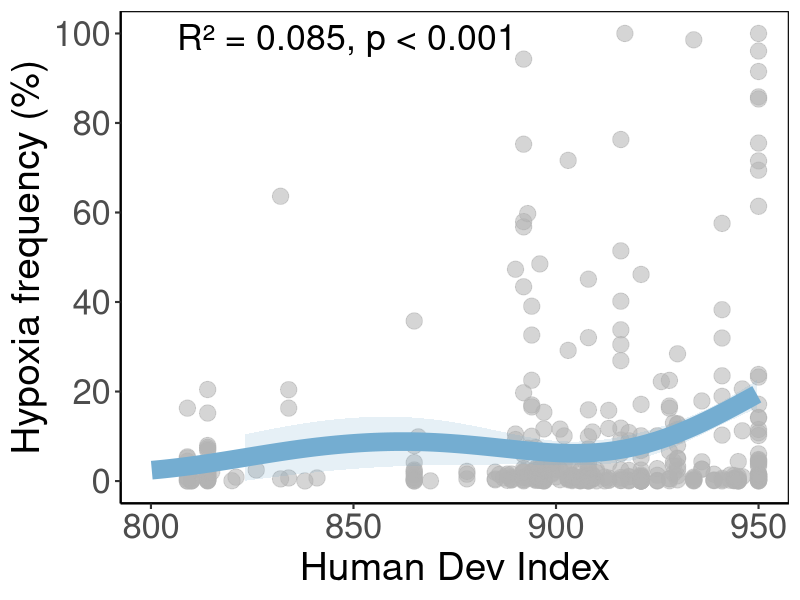
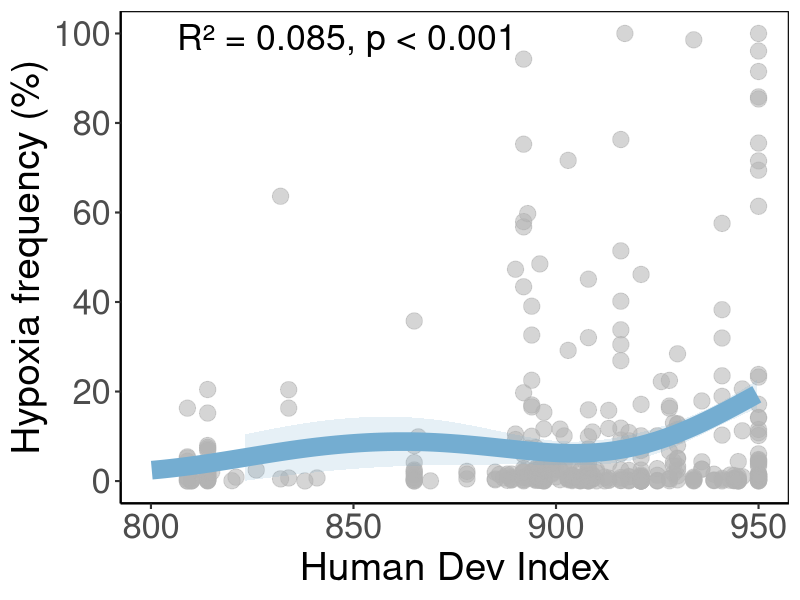

Here is the R script that generated these plots, in order:
library(readr)
library(dplyr)
library(ggplot2)
library(mgcv)

# =========================
# 0. 可调参数
# =========================
point_color <- "grey70"   # 点颜色
line_color  <- "#74add1"   # 拟合线颜色
ribbon_fill <- "#74add1"   # 置信区间填充颜色

point_size  <- 5.2         # 点大小
point_alpha <- 0.55        # 点透明度

line_width  <- 6.3         # 拟合线粗细
ribbon_alpha <- 0.18       # 置信区间透明度

border_color <- "black"    # 边框颜色
border_width <- 0.8        # 边框粗细

# =========================
# 1. 读入数据
# =========================
df <- read_csv("dataset_after_filtering.csv", show_col_types = FALSE) %>%
  rename_with(trimws)

# =========================
# 2. 只保留需要的列
# =========================
plot_df <- df %>%
  select(hdi_ix_cav, hypoxia_frequency) %>%
  mutate(
    hdi_ix_cav = as.numeric(hdi_ix_cav),
    hypoxia_frequency = as.numeric(hypoxia_frequency)
  ) %>%
  filter(!is.na(hdi_ix_cav), !is.na(hypoxia_frequency))

# =========================
# 3. 拟合 GAM
# =========================
gam_mod <- gam(
  hypoxia_frequency ~ s(hdi_ix_cav, k = 5),
  data = plot_df,
  method = "REML"
)

summary(gam_mod)

# =========================
# 4. 构造预测线
# =========================
newdat <- data.frame(
  hdi_ix_cav = seq(
    min(plot_df$hdi_ix_cav, na.rm = TRUE),
    max(plot_df$hdi_ix_cav, na.rm = TRUE),
    length.out = 300
  )
)

pred <- predict(gam_mod, newdata = newdat, se.fit = TRUE)

newdat <- newdat %>%
  mutate(
    fit = pred$fit,
    se = pred$se.fit,
    lwr = fit - 1.96 * se,
    upr = fit + 1.96 * se
  )

# =========================
# 5. 提取显著性信息
# =========================
sm <- summary(gam_mod)
p_val <- sm$s.table[1, "p-value"]
r2_val <- round(sm$r.sq, 3)

p_txt <- ifelse(p_val < 0.001, "p < 0.001", paste0("p = ", round(p_val, 3)))

# =========================
# 6. 画图
# =========================
p1 <- ggplot(plot_df, aes(x = hdi_ix_cav, y = hypoxia_frequency)) +
  geom_point(
    color = point_color,
    size = point_size,
    alpha = point_alpha
  ) +
  geom_ribbon(
    data = newdat,
    aes(x = hdi_ix_cav, ymin = lwr, ymax = upr),
    inherit.aes = FALSE,
    fill = ribbon_fill,
    alpha = ribbon_alpha
  ) +
  geom_line(
    data = newdat,
    aes(x = hdi_ix_cav, y = fit),
    inherit.aes = FALSE,
    color = line_color,
    linewidth = line_width
  ) +
  annotate(
    "text",
    x = Inf, y = Inf,
    label = paste0("R² = ", r2_val, ", ", p_txt),
    hjust = 1.8, vjust = 1.5, size = 9
  ) +
  scale_x_continuous(
    limits = c(800, 950),
    breaks = seq(750, 950, by = 50)
  ) +
  scale_y_continuous(
    limits = c(0, 100),
    breaks = seq(0, 100, by = 20)
  ) +
  labs(
    x = "Human Dev Index",
    y = "Hypoxia frequency (%)"
  ) +
  theme_classic(base_size = 16) +
  theme(
    panel.border = element_rect(
      colour = border_color,
      fill = NA,
      linewidth = border_width
    ),
    axis.title.x = element_text(size = 28),
    axis.title.y = element_text(size = 28),
    axis.text.x  = element_text(size = 25),
    axis.text.y  = element_text(size = 25)
  )

print(p1)

ggsave("GAM_Human_hypoxia_frequency.png", p1, width = 7.5, height = 5.8, dpi = 300)
